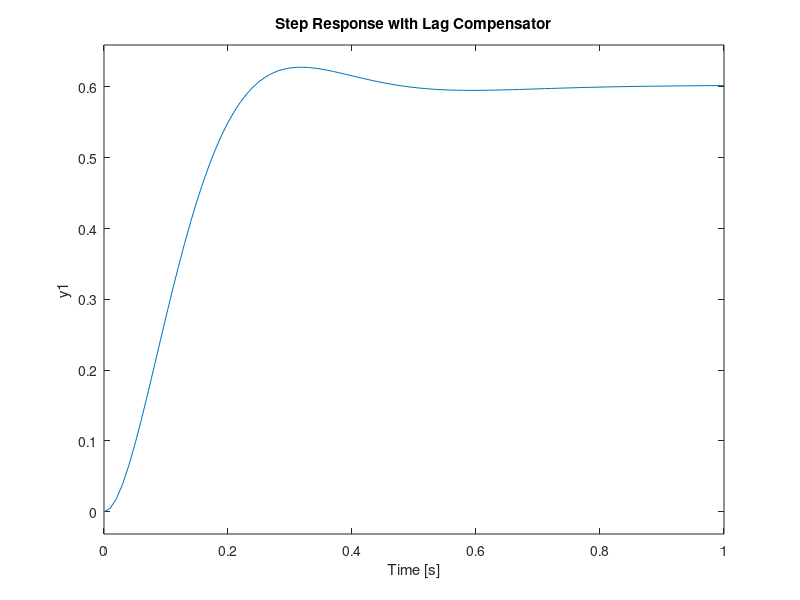

Write the MATLAB code that produced this figure. (Note: this script raises an error after producing the figure.)
clear all;
J = 0.01;
b = 0.1;
K = 0.01;
R = 1;
L = 0.5;
s = tf('s');
P_motor = K/((J*s+b)*(L*s+R)+K^2);
bode(P_motor);
grid
title('Bode Plot of the Original Plant')


C = 52*(s + 2.3)/(s + 7.8);
bode(C)
grid
title('Bode Plot of the Lag Compensator')


sys_cl = feedback(C*P_motor,1);
t = 0:0.01:1;
step(sys_cl,t), grid
title('Step Response with Lag Compensator')

info = stepinfo(sys_cl)
